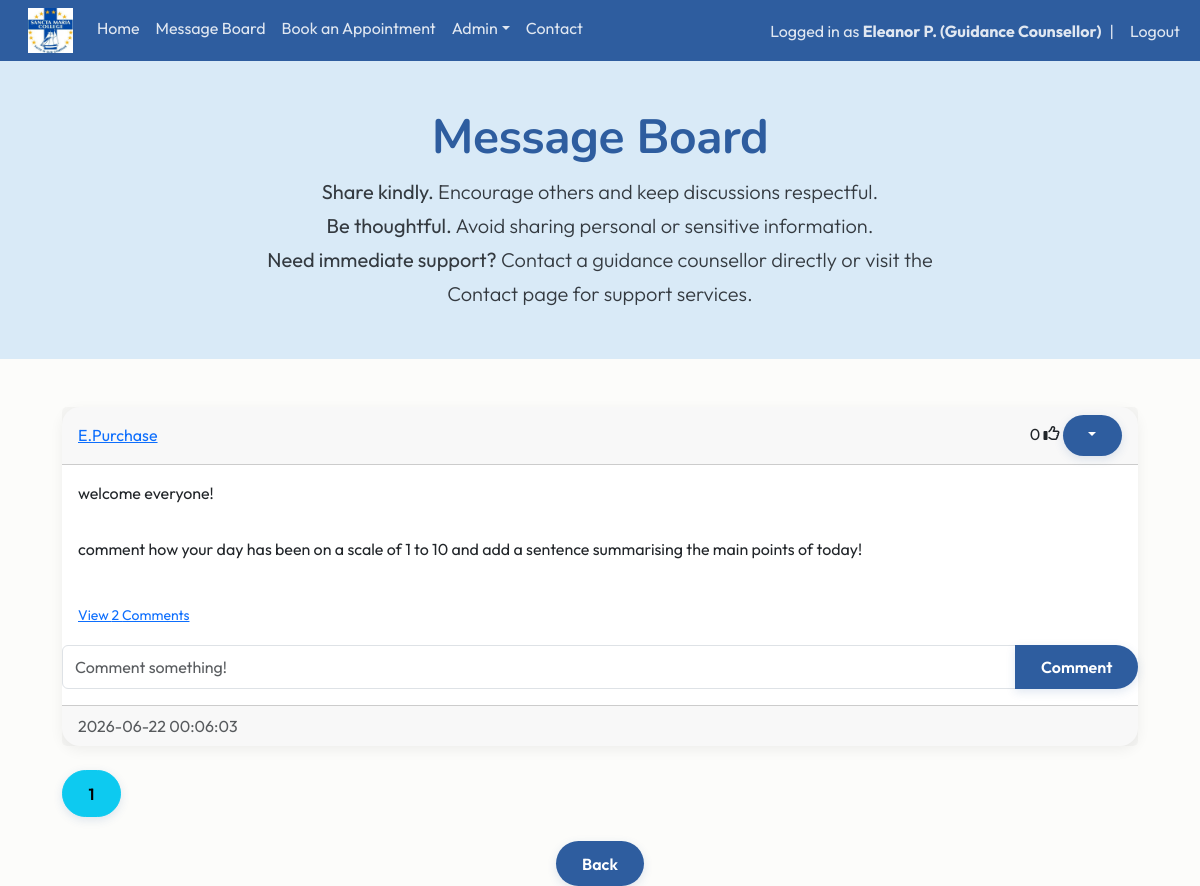
Before: /posts/E.Purchase (signed in) with the older database file.
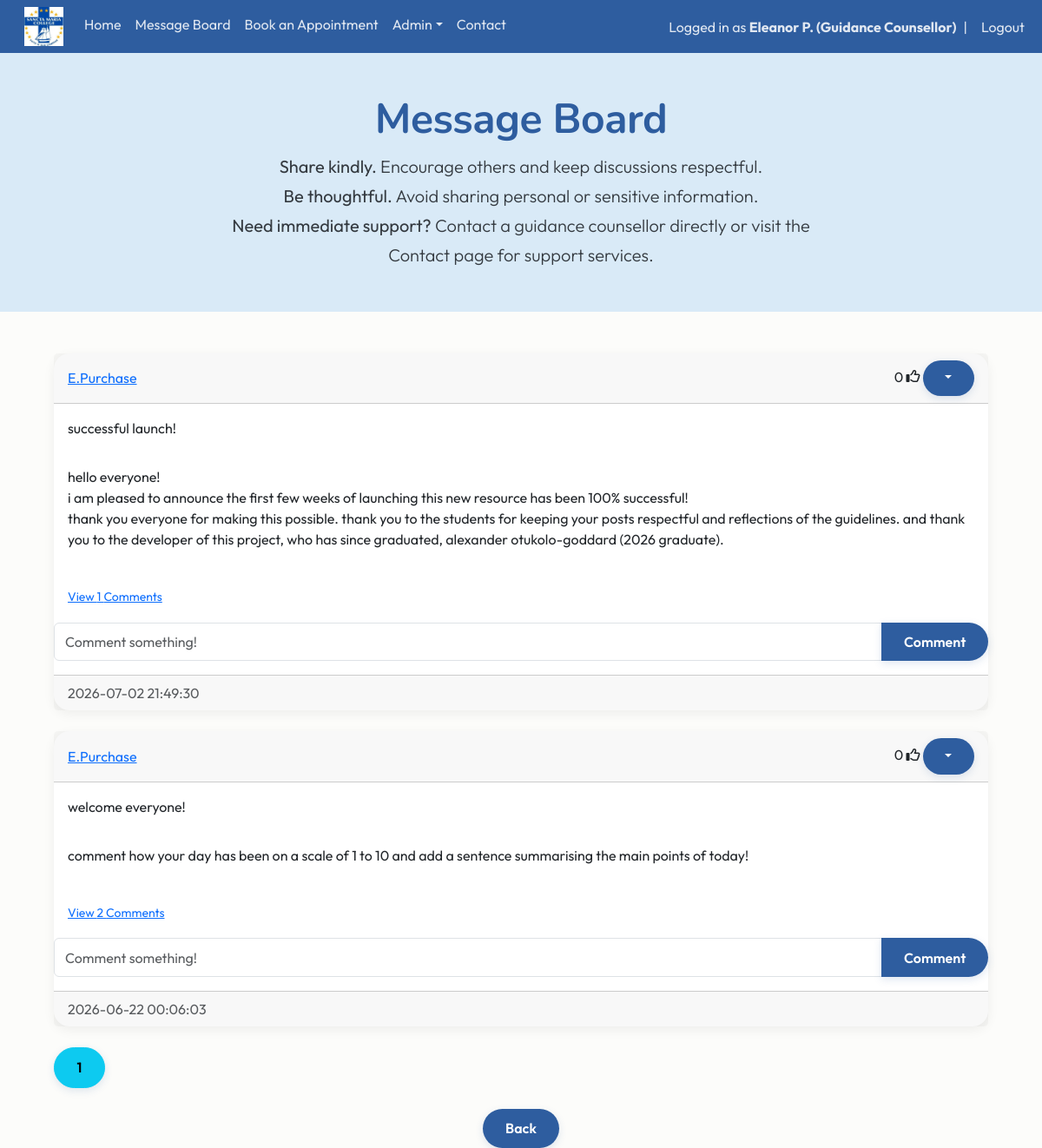
After: the same page with the newer database file.
### website/models.py (models this page shows)
class Post(db.Model):
    id = db.Column(db.Integer, primary_key=True)
    title = db.Column(db.String(150), unique=False)
    content = db.Column(db.Text, nullable=False)
    date_created = db.Column(db.DateTime(timezone=True), default=func.now())
    author = db.Column(db.Integer, db.ForeignKey('user.id', ondelete="CASCADE"), nullable=False)
    comments = db.relationship('Comment', backref='post', cascade="all, delete-orphan")
    likes = db.relationship('Like', backref='post', cascade="all, delete-orphan")

class User(db.Model, UserMixin):
    id = db.Column(db.Integer, primary_key=True)
    email = db.Column(db.String(150), unique=True)
    fname = db.Column(db.String(20))
    lname = db.Column(db.String(20))
    username = db.Column(db.String(150), unique=True)
    role = db.Column(db.String(150))
    password = db.Column(db.String(150))
    date_created = db.Column(db.DateTime(timezone=True), default=func.now())
    posts = db.relationship("Post", backref="user", cascade="all, delete-orphan")
    comments = db.relationship("Comment", backref="user", cascade="all, delete-orphan")
    likes = db.relationship("Like", backref="user", cascade="all, delete-orphan")
    appointments = db.relationship('Appointment', foreign_keys="Appointment.counsellor_id", back_populates="counsellor")

### website/views.py (the view)
@views.route("/posts/<username>")
@login_required
def posts(username):
    page = request.args.get('page', 1, type=int)
    user = User.query.filter_by(username=username).first()
    if not user:
        flash('No user with that username exists', category='error')
        return redirect(url_for('views.blog'))
    posts = Post.query.filter_by(user=user).order_by(Post.date_created.desc()).paginate(page=page, per_page=4)
    return render_template("posts.html", user=current_user, author=user, posts=posts, username=username, endpoint='views.posts')

### website/__init__.py (called while the page is built)
def create_app():
    app = Flask(__name__)
    app.config['SECRET_KEY'] = "DQiAlMIU5u5eeLDw4KPMHx4d"
    app.config['SQLALCHEMY_DATABASE_URI'] = f'sqlite:///{DB_NAME}'
    db.init_app(app)
    from .views import views
    from .auth import auth
    app.register_blueprint(views, url_prefix="/")
    app.register_blueprint(auth, url_prefix="/")
    from .models import User, Post
    with app.app_context():
        db.create_all()
    login_manager = LoginManager()
    login_manager.login_view = "auth.login"
    login_manager.init_app(app)
    @login_manager.user_loader
    def load_user(id):
        return User.query.get(int(id))
    return app

### website/templates/posts.html (shortened to what this page needs)
{% extends "posts_div.html"%} {% block title %} {{ author.fname }} {{ author.lname[0] }}.'s Posts {% endblock %}
    {% block footer %}
    <div align="center">
    <a href="/blog"><button type="button" class="btn btn-primary btn-large"> Back </button></a>
    </div>
</div>
{% endblock %}

### website/templates/posts_div.html (shortened to what this page needs)
{% extends "template.html"%} {% block title %} Message Board {% endblock %}
{% block content%}
<section class="hero hero-small mb-5">
    <div class="container text-center">
        <h1 class="display-5 fw-bold">Message Board</h1>
        <p class="lead"><strong>Share kindly.</strong> Encourage others and keep discussions respectful.<br>
        <strong>Be thoughtful.</strong> Avoid sharing personal or sensitive information.<br>
        <strong>Need immediate support?</strong> Contact a guidance counsellor directly or visit the Contact page for support services.</p>
    </div>
</section>
<div class="container">
    <div id="posts">
        {% for post in posts %}
        <div class="card border-dark">
            <div class="card-header d-flex justify-content-between align-items-center">
                <a href="/posts/{{post.user.username}}">{{post.user.username}}</a>
                <div>
                    <span id="likes-count-{{post.id}}">{{ post.likes|length }}</span>
                    {% if user.id in post.likes|map(attribute="author")|list %}
                    <i class="fas fa-thumbs-up" id="like-button-{{post.id}}" onclick="like({{post.id}})"></i>
                    {% else %}
                    <i class="far fa-thumbs-up" id="like-button-{{post.id}}" onclick="like({{post.id}})"></i>
                    {% endif %}
                        {% if user.id == post.author or user.role == "Teacher" or user.role == "Guidance Counsellor" %}
                        <div class="btn-group">
                            <button type="button" class="btn btn-primary btn-sm dropdown-toggle" data-bs-toggle="dropdown"></button>
                        </div>
                        {% endif %}
                </div>
            </div>
            <div class ="card-body">
                <div class="card-text">{{post.title}}</div>
            </div>
            <div class ="card-body">
                <div class="card-text">{{post.content | replace('\n', '<br>') | safe}}</div>
            </div>
            <br/>
            <p class="card-text ms-3">
                {% if post.comments|length > 0 %}
                <a data-bs-toggle="collapse" href="#comments-{{post.id}}" role="button">
                    <small>View {{post.comments|length}} Comments</small>
                </a>
                {% else %}
                <small class="text-muted">No comments</small>
                {% endif %}
            </p>
            <form class="input-group mb-3" method="POST" action="/create-comment/{{post.id}}">
                <input type="text" id="text" name="text" class="form-control" placeholder="Comment something!"/>
                <button type="submit" class="btn btn-primary">Comment</button>
            </form >
            <div class ="card-footer text-muted">{{post.date_created}}</div>
        </div>
        <br/>
        {% endfor %}
    </div>
    {% for page_num in posts.iter_pages(left_edge=1, right_edge=1, left_current=1, right_current=2) %}
    {% if page_num %}
    {% if endpoint == 'views.posts' %}
    {% set page_url = url_for(endpoint, username=username, page=page_num) %}
    {% else %}
    {% set page_url = url_for(endpoint, page=page_num) %}
    {% endif %}
    {% if posts.page == page_num %}
    <a class="btn btn-info mb-4" href="{{ page_url }}">{{page_num}}</a>
    {% else %}
    <a class="btn btn-outline-info mb-4" href="{{ page_url }}">{{page_num}}</a>
    {% endif %}
    {% else %}
    ...
    {% endif %}
    {% endfor %}
    {% block footer %}{% endblock %}
{% endblock %}

Changed rows visible on the page:
added Post: user.username "E.Purchase", likes|length "0", title "successful launch!", content "hello everyone! i am pleased to announce the first few weeks of launching this new resource has been 100% successful! thank you everyone for making this possible. thank you to the students for keeping your posts respectful and reflections of the guidelines. and thank you to the developer of this project, who has since graduated, alexander otukolo-goddard (2026 graduate).", comments|length "1", date_created "2026-07-02 21:49:30"
